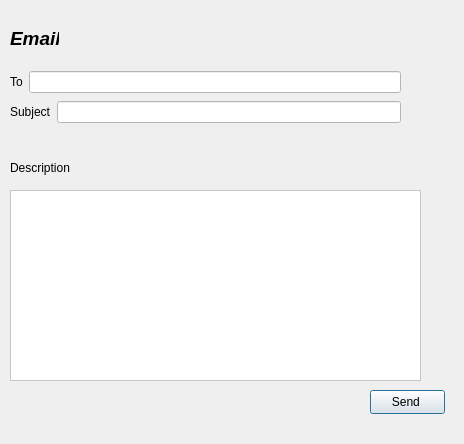
<?xml version="1.0" encoding="UTF-8"?>
<ui version="4.0">
 <class>EmailDialog</class>
 <widget class="QDialog" name="EmailDialog">
  <property name="geometry">
   <rect>
    <x>0</x>
    <y>0</y>
    <width>464</width>
    <height>444</height>
   </rect>
  </property>
  <property name="windowTitle">
   <string>Dialog</string>
  </property>
  <widget class="QPushButton" name="sendButton">
   <property name="geometry">
    <rect>
     <x>370</x>
     <y>390</y>
     <width>75</width>
     <height>24</height>
    </rect>
   </property>
   <property name="text">
    <string>Send </string>
   </property>
  </widget>
  <widget class="QTextEdit" name="messageTextEdit">
   <property name="geometry">
    <rect>
     <x>10</x>
     <y>190</y>
     <width>411</width>
     <height>191</height>
    </rect>
   </property>
   <property name="styleSheet">
    <string notr="true">background-color: rgb(255, 255, 255);</string>
   </property>
  </widget>
  <widget class="QLabel" name="label">
   <property name="geometry">
    <rect>
     <x>10</x>
     <y>30</y>
     <width>49</width>
     <height>16</height>
    </rect>
   </property>
   <property name="font">
    <font>
     <pointsize>14</pointsize>
     <italic>true</italic>
     <bold>true</bold>
    </font>
   </property>
   <property name="text">
    <string>Email</string>
   </property>
  </widget>
  <widget class="QLabel" name="label_4">
   <property name="geometry">
    <rect>
     <x>10</x>
     <y>160</y>
     <width>81</width>
     <height>16</height>
    </rect>
   </property>
   <property name="text">
    <string>Description </string>
   </property>
  </widget>
  <widget class="QWidget" name="">
   <property name="geometry">
    <rect>
     <x>10</x>
     <y>70</y>
     <width>391</width>
     <height>24</height>
    </rect>
   </property>
   <layout class="QHBoxLayout" name="horizontalLayout">
    <item>
     <widget class="QLabel" name="label_2">
      <property name="text">
       <string>To</string>
      </property>
     </widget>
    </item>
    <item>
     <widget class="QLineEdit" name="recipientLineEdit">
      <property name="styleSheet">
       <string notr="true">background-color: rgb(255, 255, 255);</string>
      </property>
     </widget>
    </item>
   </layout>
  </widget>
  <widget class="QWidget" name="">
   <property name="geometry">
    <rect>
     <x>10</x>
     <y>100</y>
     <width>391</width>
     <height>24</height>
    </rect>
   </property>
   <layout class="QHBoxLayout" name="horizontalLayout_2">
    <item>
     <widget class="QLabel" name="label_3">
      <property name="text">
       <string>Subject</string>
      </property>
     </widget>
    </item>
    <item>
     <widget class="QLineEdit" name="subjectLineEdit">
      <property name="styleSheet">
       <string notr="true">background-color: rgb(255, 255, 255);</string>
      </property>
     </widget>
    </item>
   </layout>
  </widget>
 </widget>
 <resources/>
 <connections/>
</ui>
